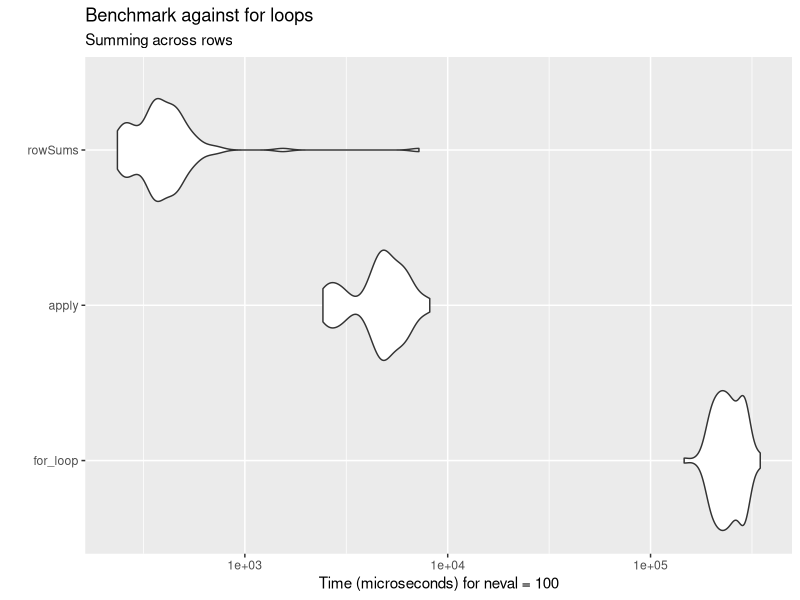
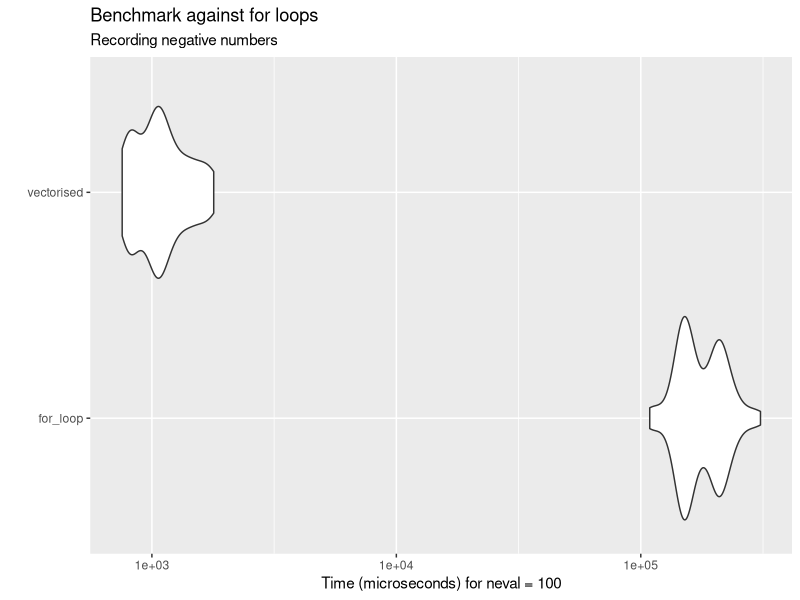

The R script that drew these images, in order: (Note: a time limit stopped this script after it produced the figures.)
#!/usr/bin/env Rscript

# Timing of functions
library(microbenchmark)

library(ggplot2)
library(magrittr)

# Reproducibility
set.seed(1)

# Functions
# Used in benchmarking
check_results <- function(values, tol = sqrt(.Machine$double.eps)) {
  n_values <- length(values)
  equality_check <- c()
  for (i in 1:(n_values - 1)) {
    for (j in (i + 1):n_values) {
      equality_check <- c(equality_check, sum(values[[i]] - values[[j]]))
    }
  }
  sum(equality_check) == 0
}

# === Question 1 ===============================================================

# Floating point accuracy
eps <- 1
x <- 1
while (x + eps != x) eps <- eps / 2
eps / x
x
x + eps

.Machine$double.eps

eps_vec <- c()

for (x in c(1 / 8, 1 / 4, 1 / 2, 1, 2, 4, 8)) {
  eps <- 1
  while (x + eps != x) eps <- eps / 2
  eps_vec <- c(eps_vec, eps)
}

print(eps_vec)

# == Question 2 ================================================================
# Avoiding for loops
X <- matrix(runif(100000), 1000, 100)

z <- rep(0, 1000)
for (i in 1:1000) {
  for (j in 1:100) z[i] <- z[i] + X[i, j]
}

z_1 <- apply(X, 1, sum)
z - z_1

z_2 <- rowSums(X)
z - z_2

# Benchmark competitors
# Define X outside of benchmarking as it is a random sample
X <- matrix(runif(100000),1000,100)

mbm <- microbenchmark(
  "for_loop" = {
    z <- rep(0, 1000)
    for (i in 1:1000) {
      for (j in 1:100) z[i] <- z[i] + X[i, j]
    }
    z
  },
  "apply" = {
    z <- apply(X, 1, sum)
    z
  },
  "rowSums" = {
    z <- rowSums(X)
    z
  },
  check = check_results
)

autoplot(mbm) + 
  labs(
    title = "Benchmark against for loops",
    subtitle = "Summing across rows"
  )

n <- 100000
z <- rnorm(n)
zneg <- 0
j <- 1
for (i in 1:n) {
  if (z[i] < 0) {
    zneg[j] <- z[i]
    j <- j + 1
  }
}


n <- 100000
z <- rnorm(n)
zneg <- 0
j <- 1
for (i in 1:n) {
  if (z[i] < 0) {
    zneg[j] <- z[i]
    j <- j + 1
  }
}

zneg_2 <- z[z < 0]

mbm_2 <- microbenchmark(
  "for_loop" = {
    zneg <- 0
    j <- 1
    for (i in 1:n) {
      if (z[i] < 0) {
        zneg[j] <- z[i]
        j <- j + 1
      }
    }
    zneg
  },
  "vectorised" = {
    zneg <- z[z < 0]
    zneg
  },
  check = check_results
)

autoplot(mbm_2) + 
  labs(
    title = "Benchmark against for loops",
    subtitle = "Recording negative numbers"
  )

# === Question 3 ===============================================================
n <- 1000
A <- matrix(runif(n*n),n,n)
x <- runif(n)

t(x) %*% A %*% x

W <- diag(x)

sum(diag(t(A) %*% W %*% A))


# === Question 4 ===============================================================

# set.seed(0)
n <- 1000
A <- matrix(runif(n*n),n,n)
x.true <- runif(n)
y <- A%*%x.true
A_inv <- solve(A)
x1 <- A_inv %*% y
all.equal(matrix(x.true), x1)
mean(matrix(x.true) - x1)

x2 <- solve(A, y)
all.equal(matrix(x.true), x2)
mean(matrix(x.true) - x2)


mbm_3 <- microbenchmark(
  "explicit" = {
    A_inv <- solve(A)
    x1 <- A_inv %*% y
  },
  "solve" = {
    x2 <- solve(A, y)
  }
  # ,
  # check = check_results
)

autoplot(mbm_3)+ 
  labs(
    title = "Benchmarking",
    subtitle = "Comparison of solve"
  )

# === Question 5 ===============================================================

# Write an R function which takes an un-ordered vector of observations x and 
# returns the values of the empirical c.d.f. for each value, in the order 
# corresponding to the original x vector. (See ?sort.int.)

?sort.int
x <- rnorm(3)
sort(x)
sort.int(x)
order(x)
sort(x) / cumsum(1:length(x))

empirical_cdf <- function(x, plot.cdf = F){
  n <- length(x)
  cdf <- (order(x) - 1) / n
  
  if(plot.cdf){
    plot(sort(x), sort(cdf), xlab = "x", ylab = "cdf", type = "l")
  }
  cdf
}

empirical_cdf(x, plot.cdf = T)

x1 <- rnorm(1000)
empirical_cdf(x1, plot.cdf = T)
x2 <- runif(1000)
empirical_cdf(x2, plot.cdf = T)
